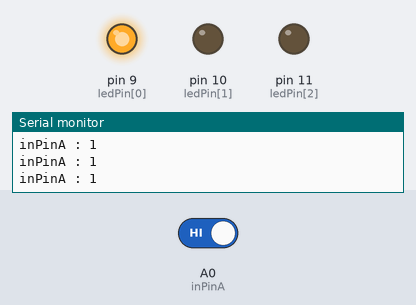
The sketch below on a simulated Arduino Uno, built with avr-gcc and run on an emulated ATmega328P. Shown: output pins drawn as LEDs (lit = HIGH), the last lines printed to the serial monitor. Inputs (shaded band) come from the test bench; at power-on: A0 (inPinA) HIGH.

Above: at 1.2 s.
1.3 s: A0 (inPinA) driven LOW
At 2.5 s:
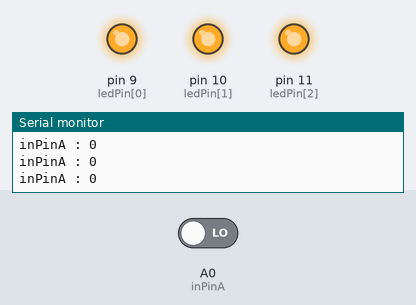
2.8 s: A0 (inPinA) driven HIGH
At 3.6 s:
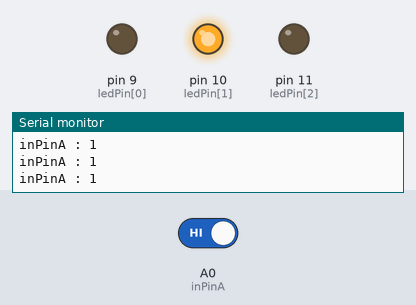
At 4.6 s:
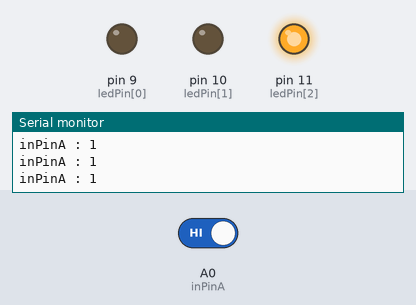
Timing chart, 0 to 11.8 s (numbered marks = the images above; inputs shaded):
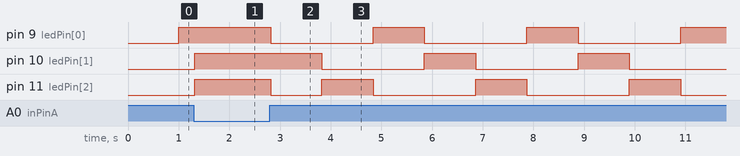

Measured:
- after the input at 1.3 s, pin 9 (ledPin[0]): stays HIGH (without the input it goes to LOW after 0.72 s); pin 10 (ledPin[1]): LOW → HIGH after 0.02 s instead of 0.72 s; pin 11 (ledPin[2]): LOW → HIGH at once
- after the input at 2.8 s, pin 9 (ledPin[0]): alternates HIGH for 1.0 s and LOW for 2.0 s, starting at once; pin 10 (ledPin[1]): alternates HIGH for 1.0 s and LOW for 2.0 s, starting after 1.0 s; pin 11 (ledPin[2]): HIGH → LOW at once, then repeats every 3.0 s: HIGH 1.0 s, LOW 2.0 s

The sketch:

sketch_sep24a_284p.ino
```cpp
int ledPin[] = {9, 10, 11};
int inPinA = A0;
int sunbun = 1;
int time = millis();

void setup() {
  Serial.begin(9600);
  for (int i = 0; i < 3; i++)
  {
    pinMode(ledPin[i], OUTPUT);
  }
  pinMode(inPinA, INPUT);
}

void loop() {
  int read = digitalRead(inPinA);
  Serial.println("inPinA : " + String(read));

  // LED ON/OFF (조건문 사용 digitalRead 논리 값이 1일때는 HIGH, 0일때는 LOW)
  if (read == 0)
  {
    for (int i = 0; i < 3; i++) {
      digitalWrite(ledPin[i], HIGH);
    }
  }
  else
  {
    if (time + 1000 < millis() && sunbun == 1) {
      time = millis();
      sunbun = 2;
      digitalWrite(ledPin[0], HIGH);
      digitalWrite(ledPin[1], LOW);
      digitalWrite(ledPin[2], LOW);
    }
    if (time + 1000 < millis() && sunbun == 2) {
      time = millis();
      sunbun = 3;
      digitalWrite(ledPin[0], LOW);
      digitalWrite(ledPin[1], HIGH);
      digitalWrite(ledPin[2], LOW);
    }
    if (time + 1000 < millis() && sunbun == 3) {
      time = millis();
      sunbun = 1;
      digitalWrite(ledPin[0], LOW);
      digitalWrite(ledPin[1], LOW);
      digitalWrite(ledPin[2], HIGH);
    }
  }
}

// 딜레이 주고
// 디지털리드 넣고  만약 READ == 1이라면 LED ON/OFF 함수 호출
// 딜레이

// time 변수 선언해서 millis();로 현재 시간을 받아서 내가 원하는 반복 시간 더해서 밀리값이 더한 값 보다 크고 순번이 0일때 다음 순번으로 바꿔주고 다음 순번으로 줌
```
